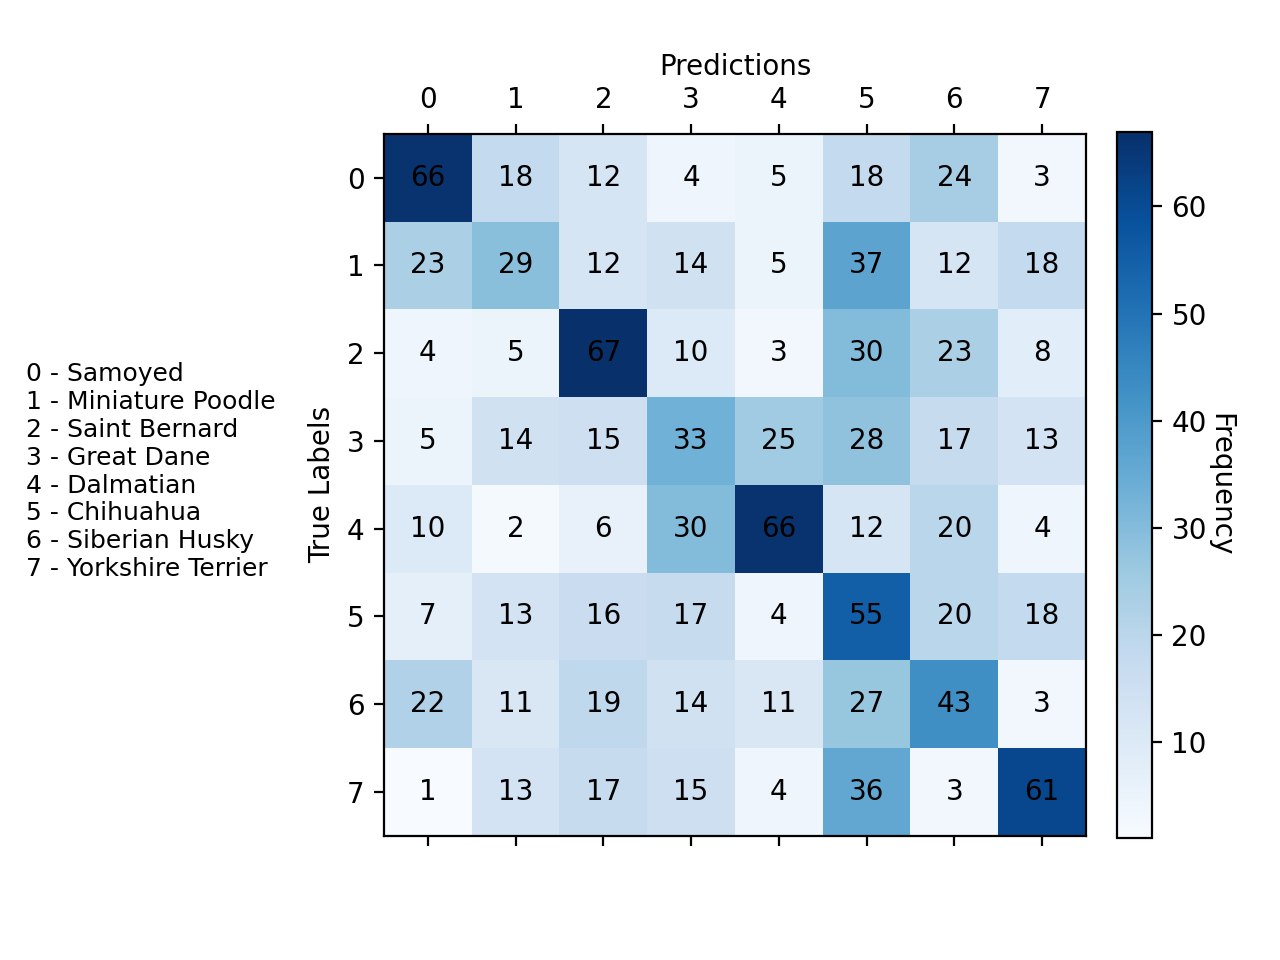

Python code for this plot:
"""
EECS 445 - Introduction to Machine Learning
Winter 2025  - Project 2

Generate confusion matrix graphs.
    Usage: python3 confusion_matrix.py
"""

import matplotlib.pyplot as plt
import numpy as np
import numpy.typing as npt
import torch
from torch.utils.data import DataLoader
from sklearn.metrics import confusion_matrix

from dataset import get_train_val_test_loaders
from model.source import Source
from model.challenge_source import Csource
from train_common import predictions, restore_checkpoint
from utils import config


def gen_labels(loader: DataLoader, model: torch.nn.Module) -> tuple[npt.NDArray, npt.NDArray]:
    """
    Return true and predicted values.

    Args:
        loader: DataLoader for validation data
        model: subclass of torch.nn.Module, Model to evaluate
    """
    y_true, y_pred = [], []
    for X, y in loader:
        with torch.no_grad():
            output = model(X)
            predicted = predictions(output.data)
            y_true = np.append(y_true, y.numpy())
            y_pred = np.append(y_pred, predicted.numpy())
    return y_true, y_pred


def plot_conf(loader: DataLoader, model: torch.nn.Module, sem_labels: str, png_name: str) -> None:
    """
    Draw confusion matrix.

    Args:
        loader: DataLoader for validation data
        model: subclass of torch.nn.Module, Model to evaluate
        sem_labels: str, Legend values
        png_name: str, name of the file to save the confusion mtx plot
    """
    y_true, y_pred = gen_labels(loader, model)
    cm = confusion_matrix(y_true, y_pred)
    fig, ax = plt.subplots()
    cax = ax.matshow(cm, cmap=plt.cm.Blues, interpolation="nearest")
    cbar = fig.colorbar(cax, fraction=0.046, pad=0.04)
    cbar.set_label("Frequency", rotation=270, labelpad=10)
    for (i, j), z in np.ndenumerate(cm):
        ax.text(j, i, z, ha="center", va="center")
    plt.gcf().text(0.02, 0.4, sem_labels, fontsize=9)
    plt.subplots_adjust(left=0.3)
    ax.set_xlabel("Predictions")
    ax.xaxis.set_label_position("top")
    ax.set_ylabel("True Labels")
    print(f"Saving confusion matrix plot to {png_name}...")
    plt.savefig(png_name, dpi=200)


def main() -> None:
    """Create confusion matrix and save to file."""
    _, va_loader, _, _ = get_train_val_test_loaders(task="source", batch_size=config("source.batch_size"))

    model = Csource()
    print("Loading source...")
    model, _, _ = restore_checkpoint(model, config("Csource.checkpoint"))

    sem_labels = "0 - Samoyed\n1 - Miniature Poodle\n2 - Saint Bernard\n3 - Great Dane\n4 - Dalmatian\n5 - Chihuahua\n6 - Siberian Husky\n7 - Yorkshire Terrier"

    # Evaluate model
    plot_conf(va_loader, model, sem_labels, "confusion_matrix.png")


if __name__ == "__main__":
    main()
